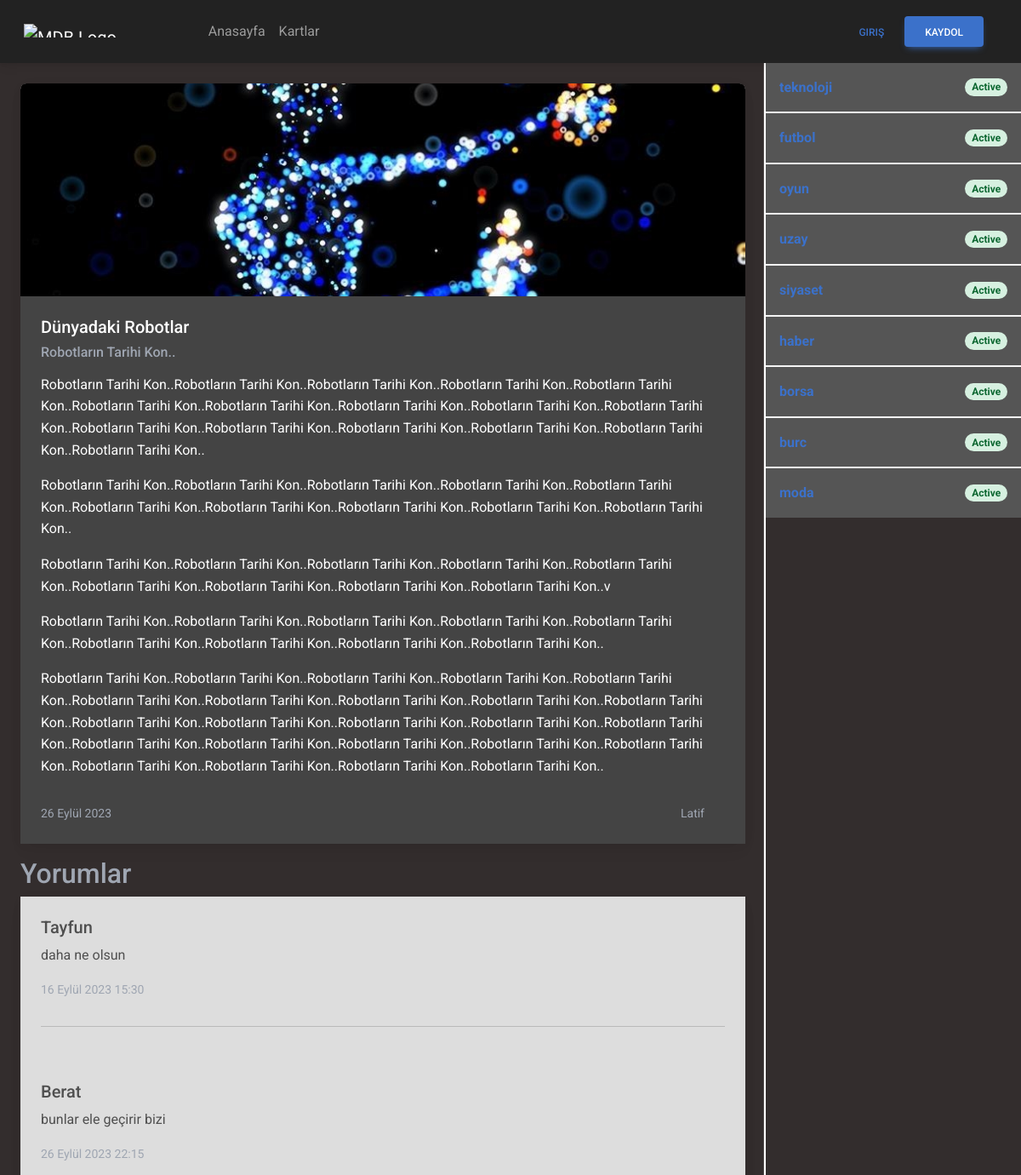
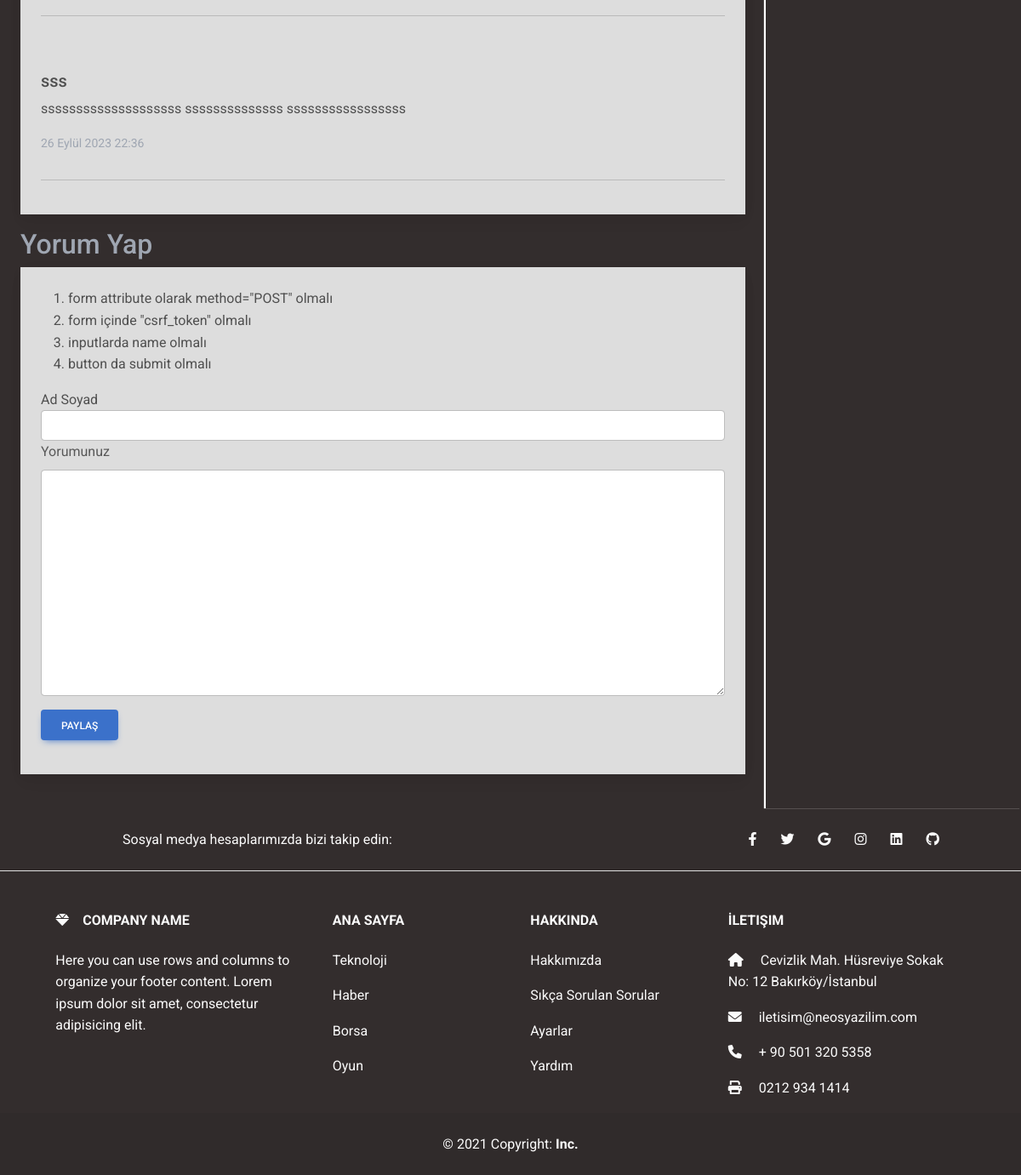
The page /Haber/9 on the database its author committed (2 pictures, top to bottom).
### appMy/models.py (models this page shows, shortened)
class Post(models.Model):
   category = models.ForeignKey(Category, verbose_name=("Kategori"), on_delete=models.SET_NULL, null=True)
   title = models.CharField(("Başlık"), max_length=50)
   subtitle = models.CharField(("Alt Başlık"), max_length=50)
   text = models.TextField(("İçerik"))
   date_now = models.DateField(("Tarih"), auto_now_add=True)
   author = models.CharField(("Yazar"), max_length=50)
   image = models.FileField(("Resim"), upload_to="post", max_length=100)

class Comment(models.Model):
   post = models.ForeignKey(Post, verbose_name=("Hangi posta ait"), on_delete=models.CASCADE, null=True)
   full_name = models.CharField(("Ad Soyad"), max_length=50)
   text = models.TextField(("Yorum"))
   date_now = models.DateTimeField(("Tarih - Saat"), auto_now_add=True, null=True)

class Category(models.Model):
   title = models.CharField(("Kategori Başlığı"), max_length=50)

### appMy/views.py (the view)
# urls.py: path('Haber/<pid>', detailPage),
def detailPage(request, pid): # fnksiyonlar ve sayfalar GET ile çalışırlar
   comments = Comment.objects.filter(post=pid)
   post = Post.objects.get(id=pid)
   if request.method == "POST":
      fullname = request.POST.get("fullname")
      text = request.POST.get("comment")
      comment = Comment(full_name=fullname, text=text, post=post)
      comment.save()
   context = {
      "comments": comments,
      "post": post,
      "categorys": Category.objects.all(),
   }
   return render(request, 'detail.html', context)

### appMy/templates/detail.html (shortened to what this page needs)
{% extends 'base.html' %}
{% load static %}
{% block body %}
<main>
   <div class="row">
      <div class="col-9 bg-dark p-4">
         <section class="content2">
            <div class="card mb-3 post h-100">
               <img src="{{ post.image.url }}" class="card-img-top" alt="Wild Landscape" />
               <div class="card-body d-flex flex-column justify-content-between">
                  <div>
                     <h5 class="card-title">{{ post.title }}</h5>
                     <h5 class="card-title text-secondary fs-6 mb-3">{{ post.subtitle }}</h5>
                     <p class="card-text">
                        {{ post.text|linebreaks }}
                     </p>
                  </div>
                  <p class="card-text d-flex justify-content-between pe-4 pt-3">
                     <small class="text-secondary">{{ post.date_now }}</small>
                     <small class="text-secondary">{{ post.author }}</small>
                  </p>
               </div>
            </div>
         </section>
         <section class="content3">
            <h2 class="text-secondary">Yorumlar</h2>
            <div class="card mb-3 post h-100">
               {% for i in comments %}
                  <div class="card-body d-flex flex-column justify-content-between">
                     <div>
                        <h5 class="card-title">{{ i.full_name }}</h5>
                        <p class="card-text">
                           {{ i.text }}
                        </p>
                     </div>
                     <p class="card-text d-flex justify-content-between pe-4 pt-3">
                        <small class="text-secondary">{{ i.date_now }}</small>
                     </p>
                     <hr>
                  </div>
               {% endfor %}
            </div>
            <h2 class="text-secondary">Yorum Yap</h2>
            <div class="card mb-3 post h-100">
               <div class="card-body d-flex flex-column justify-content-between">
                  <ol>
                     <li>form attribute olarak method="POST" olmalı</li>
                     <li>form içinde "csrf_token" olmalı</li>
                     <li>inputlarda name olmalı</li>
                     <li>button da submit olmalı</li>
                  </ol>
                  <form method="POST">
                     <div>
                        <label class="from-label">Ad Soyad</label>
                        <input name="fullname" type="text" class="form-control">
                     </div>
                     <div>
                        <label class="form-label">Yorumunuz</label>
                        <textarea name="comment" class="form-control" cols="30" rows="10"></textarea>
                     </div>
                     <button class="btn btn-primary my-3">Paylaş</button>
                  </form>
               </div>
            </div>
         </section>
      </div>
      <div class="col-3 bg-dark sidenav">
         <ul class="list-group list-group-light bg-dark">
            {% for i in categorys %}
            <li style="background-color: #555;"
               class="text-light list-group-item p-3 rounded-0 d-flex justify-content-between align-items-center">
               <div>
                  <a href="/Kartlar/{{ i.title }}" class="fw-bold">{{ i.title }}</a>
               </div>
               <span class="badge rounded-pill badge-success">Active</span>
            </li>
            {% endfor %}
         </ul>
      </div>
   </div>
</main>
{% endblock body %}

### appMy/static/css/style.css (style rules this page uses)
.row { width: 100%; margin: 0; }
.row>* { padding: 0; }
.sidenav { box-shadow: -2px 0px 1px 0px white; }
.post img { height: 250px; object-fit: cover; }
.content2 .card-body { background-color: #444; color: white !important; }
.content3 .card-body { background-color: #ddd; }

### rows shown on the page
Post: image (picture), title "Dünyadaki Robotlar", subtitle "Robotların Tarihi Kon..", text "Robotların Tarihi Kon..Robotların Tarihi Kon..Robotların Tarihi Kon..Robotların Tarihi Kon..Robotların Tarihi Kon..Robotların Tarihi Kon..Robotların Tarihi Kon..Robotların Tarihi Kon..Robotların Tarihi Kon..Robotların Tarihi Kon..Robotların Tarihi Kon..Robotların Tarihi Kon..Robotların Tarihi Kon..Robotların Tarihi Kon..Robotların Tarihi Kon..Robotların Tarihi Kon.. Robotların Tarihi Kon..Robotların Tarihi Kon..Robotların Tarihi Kon..Robotların Tarihi Kon..Robotların Tarihi Kon..Robotların Tarihi Kon..Robotların Tarihi Kon..Robotların Tarihi Kon..Robotların Tarihi Kon..Robotların Tarihi Kon.. Robotların Tarihi Kon..Robotların Tarihi Kon..Robotların Tarihi Kon..Robotların Tarihi…", date_now "26 Eylül 2023", author "Latif"
Comment: full_name "Tayfun", text "daha ne olsun", date_now "16 Eylül 2023 15:30"
Comment: full_name "Berat", text "bunlar ele geçirir bizi", date_now "26 Eylül 2023 22:15"
Comment: full_name "sss", text "ssssssssssssssssssss ssssssssssssss sssssssssssssssss", date_now "26 Eylül 2023 22:36"
Category: title "teknoloji"
Category: title "futbol"
Category: title "oyun"
Category: title "uzay"
Category: title "siyaset"
Category: title "haber"
Category: title "borsa"
Category: title "burc"
Category: title "moda"
